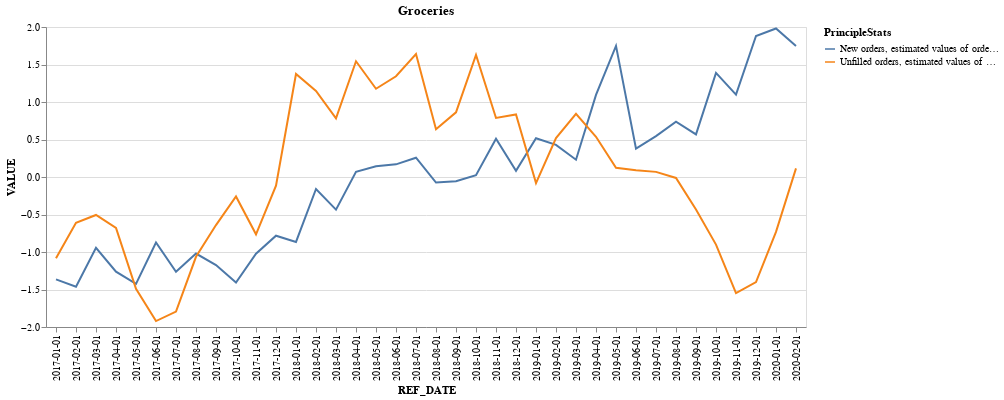

Notebook source saved alongside this figure:
### Code cell
df_good_transportation = df_sales[(df_sales['GoodType'] == 'Food manufacturing [311]') & ((df_sales['PrincipleStats'] == 'New orders, estimated values of orders received during month') | (df_sales['PrincipleStats'] == 'Unfilled orders, estimated values of orders at end of month'))]
from sklearn.preprocessing import StandardScaler
for good in df_good_transportation['PrincipleStats'].unique():
    scaler = StandardScaler()
    df_good_transportation.loc[df_good_transportation['PrincipleStats'] == good, 'VALUE'] = scaler.fit_transform(df_good_transportation.loc[df_good_transportation['PrincipleStats'] == good, 'VALUE'].values.reshape(-1, 1))

chart1 = alt.Chart(df_good_transportation).mark_line().encode(
    x='REF_DATE',
    y='VALUE',
    color = 'PrincipleStats',
    
).properties(title = "Groceries").interactive()
chart1

### Figure 1 — Vega-Lite specification as saved in the notebook (floating-point values rounded to 4 significant figures)
{"config": {"view": {"continuousWidth": 300, "continuousHeight": 300}}, "data": {"name": "data-382fbf06e0e00c839001adac9e13ae14"}, "mark": {"type": "line"}, "encoding": {"color": {"field": "PrincipleStats", "type": "nominal"}, "x": {"field": "REF_DATE", "type": "nominal"}, "y": {"field": "VALUE", "type": "quantitative"}}, "params": [{"name": "param_6", "select": {"type": "interval", "encodings": ["x", "y"]}, "bind": "scales"}], "title": "Groceries", "$schema": "https://vega.github.io/schema/vega-lite/v5.20.1.json", "datasets": {"data-382fbf06e0e00c839001adac9e13ae14": [{"PrincipleStats": "New orders, estimated values of orders received during month", "GoodType": "Food manufacturing [311]", "REF_DATE": "2017-01-01", "VALUE": -1.365}, {"PrincipleStats": "Unfilled orders, estimated values of orders at end of month", "GoodType": "Food manufacturing [311]", "REF_DATE": "2017-01-01", "VALUE": -1.085}, {"PrincipleStats": "New orders, estimated values of orders received during month", "GoodType": "Food manufacturing [311]", "REF_DATE": "2017-02-01", "VALUE": -1.463}, {"PrincipleStats": "Unfilled orders, estimated values of orders at end of month", "GoodType": "Food manufacturing [311]", "REF_DATE": "2017-02-01", "VALUE": -0.6113}, {"PrincipleStats": "New orders, estimated values of orders received during month", "GoodType": "Food manufacturing [311]", "REF_DATE": "2017-03-01", "VALUE": -0.944}, {"PrincipleStats": "Unfilled orders, estimated values of orders at end of month", "GoodType": "Food manufacturing [311]", "REF_DATE": "2017-03-01", "VALUE": -0.506}, {"PrincipleStats": "New orders, estimated values of orders received during month", "GoodType": "Food manufacturing [311]", "REF_DATE": "2017-04-01", "VALUE": -1.262}, {"PrincipleStats": "Unfilled orders, estimated values of orders at end of month", "GoodType": "Food manufacturing [311]", "REF_DATE": "2017-04-01", "VALUE": -0.6796}, {"PrincipleStats": "New orders, estimated values of orders received during month", "GoodType": "Food manufacturing [311]", "REF_DATE": "2017-05-01", "VALUE": -1.424}, {"PrincipleStats": "Unfilled orders, estimated values of orders at end of month", "GoodType": "Food manufacturing [311]", "REF_DATE": "2017-05-01", "VALUE": -1.492}, {"PrincipleStats": "New orders, estimated values of orders received during month", "GoodType": "Food manufacturing [311]", "REF_DATE": "2017-06-01", "VALUE": -0.8741}, {"PrincipleStats": "Unfilled orders, estimated values of orders at end of month", "GoodType": "Food manufacturing [311]", "REF_DATE": "2017-06-01", "VALUE": -1.921}, {"PrincipleStats": "New orders, estimated values of orders received during month", "GoodType": "Food manufacturing [311]", "REF_DATE": "2017-07-01", "VALUE": -1.264}, {"PrincipleStats": "Unfilled orders, estimated values of orders at end of month", "GoodType": "Food manufacturing [311]", "REF_DATE": "2017-07-01", "VALUE": -1.794}, {"PrincipleStats": "New orders, estimated values of orders received during month", "GoodType": "Food manufacturing [311]", "REF_DATE": "2017-08-01", "VALUE": -1.021}, {"PrincipleStats": "Unfilled orders, estimated values of orders at end of month", "GoodType": "Food manufacturing [311]", "REF_DATE": "2017-08-01", "VALUE": -1.064}, {"PrincipleStats": "New orders, estimated values of orders received during month", "GoodType": "Food manufacturing [311]", "REF_DATE": "2017-09-01", "VALUE": -1.174}, {"PrincipleStats": "Unfilled orders, estimated values of orders at end of month", "GoodType": "Food manufacturing [311]", "REF_DATE": "2017-09-01", "VALUE": -0.6412}, {"PrincipleStats": "New orders, estimated values of orders received during month", "GoodType": "Food manufacturing [311]", "REF_DATE": "2017-10-01", "VALUE": -1.406}, {"PrincipleStats": "Unfilled orders, estimated values of orders at end of month", "GoodType": "Food manufacturing [311]", "REF_DATE": "2017-10-01", "VALUE": -0.2602}, {"PrincipleStats": "New orders, estimated values of orders received during month", "GoodType": "Food manufacturing [311]", "REF_DATE": "2017-11-01", "VALUE": -1.024}, {"PrincipleStats": "Unfilled orders, estimated values of orders at end of month", "GoodType": "Food manufacturing [311]", "REF_DATE": "2017-11-01", "VALUE": -0.7645}, {"PrincipleStats": "New orders, estimated values of orders received during month", "GoodType": "Food manufacturing [311]", "REF_DATE": "2017-12-01", "VALUE": -0.7832}, {"PrincipleStats": "Unfilled orders, estimated values of orders at end of month", "GoodType": "Food manufacturing [311]", "REF_DATE": "2017-12-01", "VALUE": -0.1158}, {"PrincipleStats": "New orders, estimated values of orders received during month", "GoodType": "Food manufacturing [311]", "REF_DATE": "2018-01-01", "VALUE": -0.8653}, {"PrincipleStats": "Unfilled orders, estimated values of orders at end of month", "GoodType": "Food manufacturing [311]", "REF_DATE": "2018-01-01", "VALUE": 1.374}, {"PrincipleStats": "New orders, estimated values of orders received during month", "GoodType": "Food manufacturing [311]", "REF_DATE": "2018-02-01", "VALUE": -0.1602}, {"PrincipleStats": "Unfilled orders, estimated values of orders at end of month", "GoodType": "Food manufacturing [311]", "REF_DATE": "2018-02-01", "VALUE": 1.147}, {"PrincipleStats": "New orders, estimated values of orders received during month", "GoodType": "Food manufacturing [311]", "REF_DATE": "2018-03-01", "VALUE": -0.4354}, {"PrincipleStats": "Unfilled orders, estimated values of orders at end of month", "GoodType": "Food manufacturing [311]", "REF_DATE": "2018-03-01", "VALUE": 0.7811}, {"PrincipleStats": "New orders, estimated values of orders received during month", "GoodType": "Food manufacturing [311]", "REF_DATE": "2018-04-01", "VALUE": 0.07}, {"PrincipleStats": "Unfilled orders, estimated values of orders at end of month", "GoodType": "Food manufacturing [311]", "REF_DATE": "2018-04-01", "VALUE": 1.543}, {"PrincipleStats": "New orders, estimated values of orders received during month", "GoodType": "Food manufacturing [311]", "REF_DATE": "2018-05-01", "VALUE": 0.1444}, {"PrincipleStats": "Unfilled orders, estimated values of orders at end of month", "GoodType": "Food manufacturing [311]", "REF_DATE": "2018-05-01", "VALUE": 1.177}, {"PrincipleStats": "New orders, estimated values of orders received during month", "GoodType": "Food manufacturing [311]", "REF_DATE": "2018-06-01", "VALUE": 0.1684}, {"PrincipleStats": "Unfilled orders, estimated values of orders at end of month", "GoodType": "Food manufacturing [311]", "REF_DATE": "2018-06-01", "VALUE": 1.343}, {"PrincipleStats": "New orders, estimated values of orders received during month", "GoodType": "Food manufacturing [311]", "REF_DATE": "2018-07-01", "VALUE": 0.2571}, {"PrincipleStats": "Unfilled orders, estimated values of orders at end of month", "GoodType": "Food manufacturing [311]", "REF_DATE": "2018-07-01", "VALUE": 1.639}, {"PrincipleStats": "New orders, estimated values of orders received during month", "GoodType": "Food manufacturing [311]", "REF_DATE": "2018-08-01", "VALUE": -0.07341}, {"PrincipleStats": "Unfilled orders, estimated values of orders at end of month", "GoodType": "Food manufacturing [311]", "REF_DATE": "2018-08-01", "VALUE": 0.6365}, {"PrincipleStats": "New orders, estimated values of orders received during month", "GoodType": "Food manufacturing [311]", "REF_DATE": "2018-09-01", "VALUE": -0.05666}, {"PrincipleStats": "Unfilled orders, estimated values of orders at end of month", "GoodType": "Food manufacturing [311]", "REF_DATE": "2018-09-01", "VALUE": 0.862}, {"PrincipleStats": "New orders, estimated values of orders received during month", "GoodType": "Food manufacturing [311]", "REF_DATE": "2018-10-01", "VALUE": 0.02362}, {"PrincipleStats": "Unfilled orders, estimated values of orders at end of month", "GoodType": "Food manufacturing [311]", "REF_DATE": "2018-10-01", "VALUE": 1.626}, {"PrincipleStats": "New orders, estimated values of orders received during month", "GoodType": "Food manufacturing [311]", "REF_DATE": "2018-11-01", "VALUE": 0.5089}, {"PrincipleStats": "Unfilled orders, estimated values of orders at end of month", "GoodType": "Food manufacturing [311]", "REF_DATE": "2018-11-01", "VALUE": 0.7876}, {"PrincipleStats": "New orders, estimated values of orders received during month", "GoodType": "Food manufacturing [311]", "REF_DATE": "2018-12-01", "VALUE": 0.08217}, {"PrincipleStats": "Unfilled orders, estimated values of orders at end of month", "GoodType": "Food manufacturing [311]", "REF_DATE": "2018-12-01", "VALUE": 0.8343}, {"PrincipleStats": "New orders, estimated values of orders received during month", "GoodType": "Food manufacturing [311]", "REF_DATE": "2019-01-01", "VALUE": 0.517}, {"PrincipleStats": "Unfilled orders, estimated values of orders at end of month", "GoodType": "Food manufacturing [311]", "REF_DATE": "2019-01-01", "VALUE": -0.08144}, {"PrincipleStats": "New orders, estimated values of orders received during month", "GoodType": "Food manufacturing [311]", "REF_DATE": "2019-02-01", "VALUE": 0.4286}, {"PrincipleStats": "Unfilled orders, estimated values of orders at end of month", "GoodType": "Food manufacturing [311]", "REF_DATE": "2019-02-01", "VALUE": 0.5198}, {"PrincipleStats": "New orders, estimated values of orders received during month", "GoodType": "Food manufacturing [311]", "REF_DATE": "2019-03-01", "VALUE": 0.2305}, {"PrincipleStats": "Unfilled orders, estimated values of orders at end of month", "GoodType": "Food manufacturing [311]", "REF_DATE": "2019-03-01", "VALUE": 0.8414}, {"PrincipleStats": "New orders, estimated values of orders received during month", "GoodType": "Food manufacturing [311]", "REF_DATE": "2019-04-01", "VALUE": 1.095}, {"PrincipleStats": "Unfilled orders, estimated values of orders at end of month", "GoodType": "Food manufacturing [311]", "REF_DATE": "2019-04-01", "VALUE": 0.5368}, {"PrincipleStats": "New orders, estimated values of orders received during month", "GoodType": "Food manufacturing [311]", "REF_DATE": "2019-05-01", "VALUE": 1.748}, {"PrincipleStats": "Unfilled orders, estimated values of orders at end of month", "GoodType": "Food manufacturing [311]", "REF_DATE": "2019-05-01", "VALUE": 0.1239}, {"PrincipleStats": "New orders, estimated values of orders received during month", "GoodType": "Food manufacturing [311]", "REF_DATE": "2019-06-01", "VALUE": 0.3786}, {"PrincipleStats": "Unfilled orders, estimated values of orders at end of month", "GoodType": "Food manufacturing [311]", "REF_DATE": "2019-06-01", "VALUE": 0.09103}, {"PrincipleStats": "New orders, estimated values of orders received during month", "GoodType": "Food manufacturing [311]", "REF_DATE": "2019-07-01", "VALUE": 0.5446}, {"PrincipleStats": "Unfilled orders, estimated values of orders at end of month", "GoodType": "Food manufacturing [311]", "REF_DATE": "2019-07-01", "VALUE": 0.06835}, {"PrincipleStats": "New orders, estimated values of orders received during month", "GoodType": "Food manufacturing [311]", "REF_DATE": "2019-08-01", "VALUE": 0.7373}, {"PrincipleStats": "Unfilled orders, estimated values of orders at end of month", "GoodType": "Food manufacturing [311]", "REF_DATE": "2019-08-01", "VALUE": -0.0128}, {"PrincipleStats": "New orders, estimated values of orders received during month", "GoodType": "Food manufacturing [311]", "REF_DATE": "2019-09-01", "VALUE": 0.5683}, {"PrincipleStats": "Unfilled orders, estimated values of orders at end of month", "GoodType": "Food manufacturing [311]", "REF_DATE": "2019-09-01", "VALUE": -0.4344}, {"PrincipleStats": "New orders, estimated values of orders received during month", "GoodType": "Food manufacturing [311]", "REF_DATE": "2019-10-01", "VALUE": 1.389}, {"PrincipleStats": "Unfilled orders, estimated values of orders at end of month", "GoodType": "Food manufacturing [311]", "REF_DATE": "2019-10-01", "VALUE": -0.9016}, {"PrincipleStats": "New orders, estimated values of orders received during month", "GoodType": "Food manufacturing [311]", "REF_DATE": "2019-11-01", "VALUE": 1.099}, {"PrincipleStats": "Unfilled orders, estimated values of orders at end of month", "GoodType": "Food manufacturing [311]", "REF_DATE": "2019-11-01", "VALUE": -1.548}, {"PrincipleStats": "New orders, estimated values of orders received during month", "GoodType": "Food manufacturing [311]", "REF_DATE": "2019-12-01", "VALUE": 1.88}, {"PrincipleStats": "Unfilled orders, estimated values of orders at end of month", "GoodType": "Food manufacturing [311]", "REF_DATE": "2019-12-01", "VALUE": -1.401}, {"PrincipleStats": "New orders, estimated values of orders received during month", "GoodType": "Food manufacturing [311]", "REF_DATE": "2020-01-01", "VALUE": 1.98}, {"PrincipleStats": "Unfilled orders, estimated values of orders at end of month", "GoodType": "Food manufacturing [311]", "REF_DATE": "2020-01-01", "VALUE": -0.7322}, {"PrincipleStats": "New orders, estimated values of orders received during month", "GoodType": "Food manufacturing [311]", "REF_DATE": "2020-02-01", "VALUE": 1.746}, {"PrincipleStats": "Unfilled orders, estimated values of orders at end of month", "GoodType": "Food manufacturing [311]", "REF_DATE": "2020-02-01", "VALUE": 0.1144}]}}
